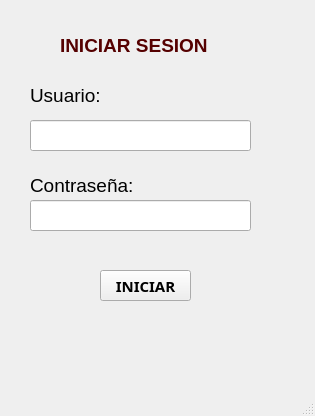
<?xml version="1.0" encoding="UTF-8"?>
<ui version="4.0">
 <class>MainWindow</class>
 <widget class="QMainWindow" name="MainWindow">
  <property name="geometry">
   <rect>
    <x>0</x>
    <y>0</y>
    <width>315</width>
    <height>416</height>
   </rect>
  </property>
  <property name="windowTitle">
   <string>MainWindow</string>
  </property>
  <widget class="QWidget" name="centralwidget">
   <widget class="QLineEdit" name="txtUsuario">
    <property name="geometry">
     <rect>
      <x>30</x>
      <y>120</y>
      <width>221</width>
      <height>31</height>
     </rect>
    </property>
    <property name="font">
     <font>
      <pointsize>10</pointsize>
     </font>
    </property>
    <property name="text">
     <string/>
    </property>
   </widget>
   <widget class="QPushButton" name="btnIniciar">
    <property name="geometry">
     <rect>
      <x>100</x>
      <y>270</y>
      <width>91</width>
      <height>31</height>
     </rect>
    </property>
    <property name="font">
     <font>
      <family>Rockwell Extra Bold</family>
      <pointsize>11</pointsize>
      <weight>75</weight>
      <bold>true</bold>
     </font>
    </property>
    <property name="text">
     <string>INICIAR</string>
    </property>
   </widget>
   <widget class="QLabel" name="label_3">
    <property name="geometry">
     <rect>
      <x>30</x>
      <y>170</y>
      <width>131</width>
      <height>31</height>
     </rect>
    </property>
    <property name="font">
     <font>
      <pointsize>14</pointsize>
     </font>
    </property>
    <property name="text">
     <string>Contraseña:</string>
    </property>
   </widget>
   <widget class="QLabel" name="label_2">
    <property name="geometry">
     <rect>
      <x>30</x>
      <y>80</y>
      <width>101</width>
      <height>31</height>
     </rect>
    </property>
    <property name="font">
     <font>
      <pointsize>14</pointsize>
     </font>
    </property>
    <property name="text">
     <string>Usuario:</string>
    </property>
   </widget>
   <widget class="QLineEdit" name="txtPassword">
    <property name="geometry">
     <rect>
      <x>30</x>
      <y>200</y>
      <width>221</width>
      <height>31</height>
     </rect>
    </property>
    <property name="font">
     <font>
      <pointsize>10</pointsize>
     </font>
    </property>
    <property name="text">
     <string/>
    </property>
   </widget>
   <widget class="QLabel" name="label_5">
    <property name="geometry">
     <rect>
      <x>60</x>
      <y>30</y>
      <width>171</width>
      <height>31</height>
     </rect>
    </property>
    <property name="font">
     <font>
      <pointsize>14</pointsize>
      <weight>75</weight>
      <bold>true</bold>
     </font>
    </property>
    <property name="styleSheet">
     <string notr="true">color: rgb(85, 0, 0);</string>
    </property>
    <property name="text">
     <string>INICIAR SESION</string>
    </property>
   </widget>
  </widget>
  <widget class="QMenuBar" name="menubar">
   <property name="geometry">
    <rect>
     <x>0</x>
     <y>0</y>
     <width>315</width>
     <height>21</height>
    </rect>
   </property>
  </widget>
  <widget class="QStatusBar" name="statusbar"/>
 </widget>
 <resources/>
 <connections/>
</ui>
